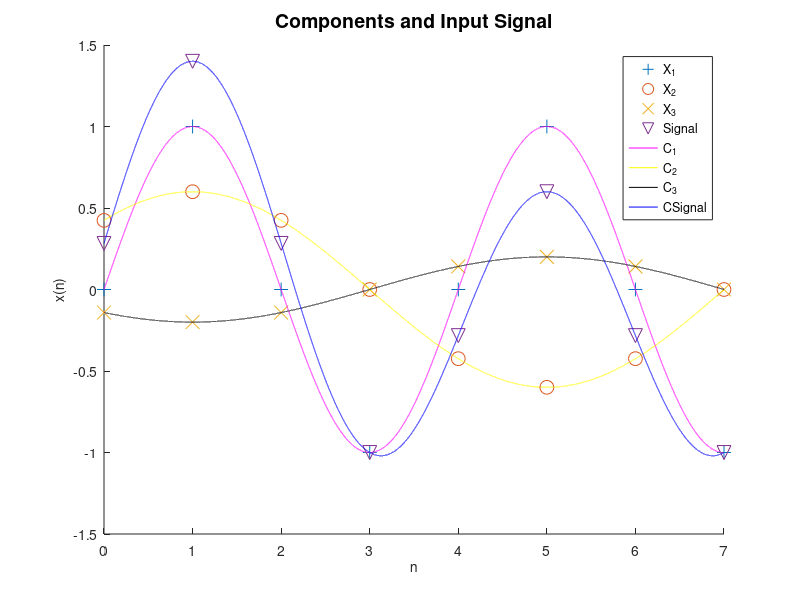
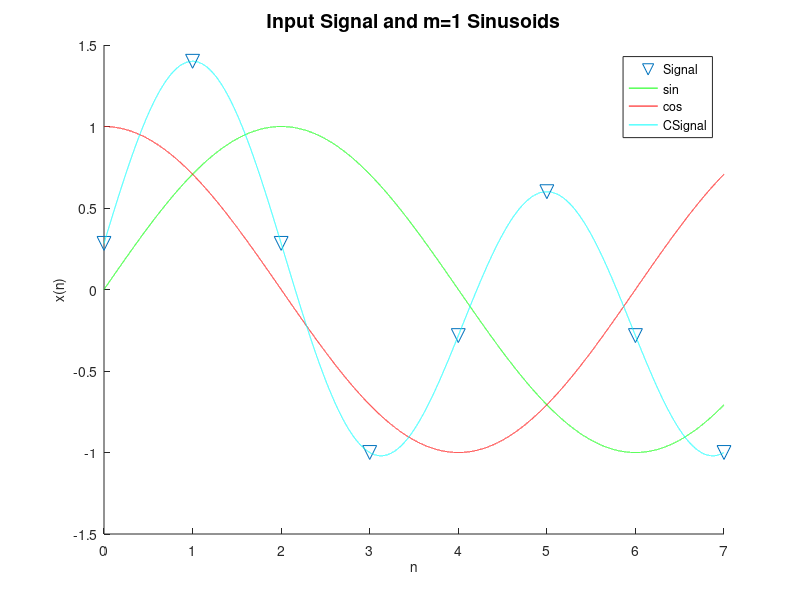
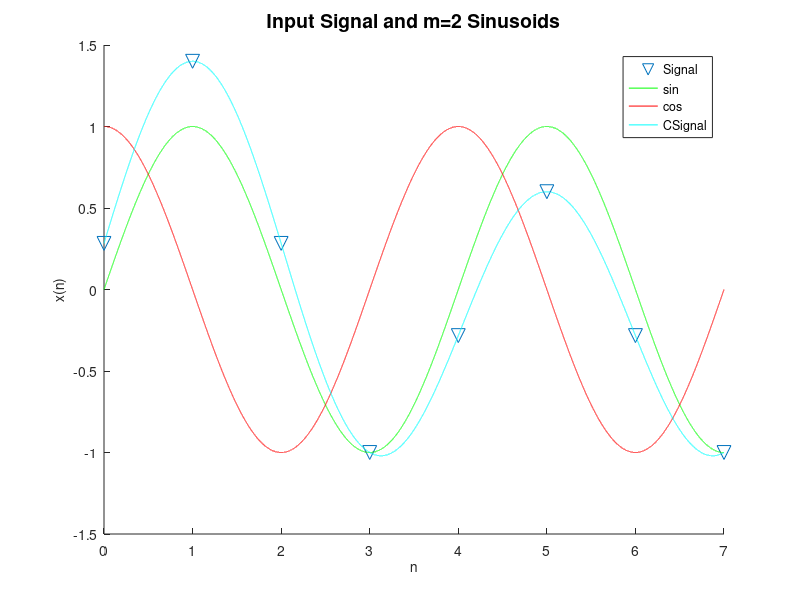
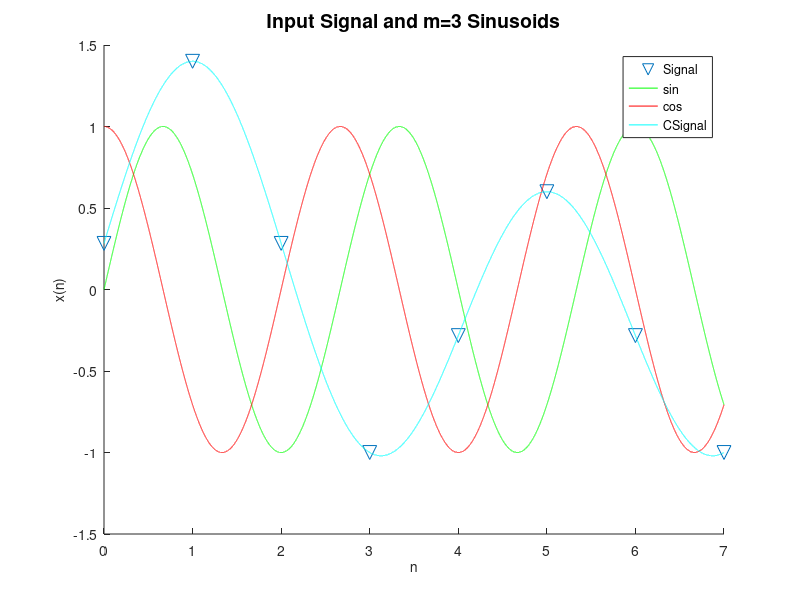

Write MATLAB code to recreate these figures, in order.
%%%%%%%%%%%%%%%%%%%%%%%%%%%%%%%%%%%%%%%%%%%%%%%%%%%%%%%%%%%%%%%%%%%%%%%%%%%%%%%%%%%%%%%%%%%%%%%%%%
% John Lasheski
% JohnLasheskihw2.m
% November 02, 2014
%
% Contains functions for computing the DFT, Inverse DFT and for displaying the Maginutde and phase after computing the DFT.
% Generates graphs of discrete and continuous signals and then runs DTT and Inverse_DFT on them to compare the results.
% Output 6 figures showing plots of variuos tests as well as outputting 2 matrices to the terminal displaying the Maginuted and Phase of the DFT
%%%%%%%%%%%%%%%%%%%%%%%%%%%%%%%%%%%%%%%%%%%%%%%%%%%%%%%%%%%%%%%%%%%%%%%%%%%%%%%%%%%%%%%%%%%%%%%%%%%

clear all;

%%%%%%%%%%%%%%%%%%%%%%%%%%%%%%%%%%%%%%%%%%%%%%%%%%%%%%%%%%%%%%%%%%%%%%%%%%%%%%%%%%%%%%%%%%%%%%%%%%%%%%%%%
%
% Define some of the test data up here so this is read as a script file, rather than as a function file
%
%%%%%%%%%%%%%%%%%%%%%%%%%%%%%%%%%%%%%%%%%%%%%%%%%%%%%%%%%%%%%%%%%%%%%%%%%%%%%%%%%%%%%%%%%%%%%%%%%%%%%%%%%

% Set the sampling frequency (how many samples to take)
fs = 8000;

% Set the sample rate Ts (time between samples)
Ts = 1/fs;

% create vectors of sample points for the waves
n_continuous=[0:Ts:7];
n_discrete = [0:1:7];

% Set the frequencies for X_1, X_2, and X_3 in hertz
ft_1 = 2000;
ft_2 = 1000;
ft_3 = 1000;

% Set the phases(phi) for X_1, X_2, and X_3 in radians
phi_1 = 0;
phi_2 = pi/4;
phi_3 = ((-3)*pi)/4;

% Set the amplitude for X_1, X_2, and X_3
amplitude_1 = 1;
amplitude_2 = 0.6;
amplitude_3 = 0.2;

% Generate the discrete sinewaves for X_1, X_2, X_3, and Signal
X_1 = amplitude_1 * sin(2 * pi * ft_1 / fs * n_discrete + phi_1);
X_2 = amplitude_2 * sin(2 * pi * ft_2 / fs * n_discrete + phi_2);
X_3 = amplitude_3 * sin(2 * pi * ft_3 / fs * n_discrete + phi_3);
Signal = X_1 + X_2 + X_3;

% Generate the composite sinewaves for C_1, C_2, C_3 and C_Signal
C_1 = amplitude_1 * sin(2 * pi * ft_1 / fs * n_continuous + phi_1);
C_2 = amplitude_2 * sin(2 * pi * ft_2 / fs * n_continuous + phi_2);
C_3 = amplitude_3 * sin(2 * pi * ft_3 / fs * n_continuous + phi_3);
C_Signal = C_1 + C_2 + C_3;

% Generate the m Sinusoids
MS_1 = sin(2 * pi * 1000 / fs * n_continuous);
MS_2 = sin(2 * pi * 2000 / fs * n_continuous);
MS_3 = sin(2 * pi * 3000 / fs * n_continuous);
MC_1 = cos(2 * pi * 1000 / fs * n_continuous);
MC_2 = cos(2 * pi * 2000 / fs * n_continuous);
MC_3 = cos(2 * pi * 3000 / fs * n_continuous);



%%%%%%%%%%%%%%%%%%%%%%%%%%%%%%%%%%%%%%%%%%%%%%%%%%%%%%%%%%%%%%%%%%%%%%%%%%%%%%%%%%%%%%%%%%%%%%%%%%%%
%
% function X = DFT(x_t)
% 
%%%%%%%%%%%%%%%%%%%%%%%%%%%%%%%%%%%%%%%%%%%%%%%%%%%%%%%%%%%%%%%%%%%%%%%%%%%%%%%%%%%%%%%%%%%%%%%%%%%%
% Usage: 
%        DFT(x_t)
%
%        Compute the Discrete Fourier Transform on signal x_t
%        
%        Author: John Lasheski
%        Date: November 02, 2014
function X = DFT(x_t)
	N = length(x_t);
	X = zeros(1,N);
	DFT = 0;
	
	% Store the complex results in vector X
	for k = 0:N-1

		for n = 0:N-1
			DFT += x_t(n+1)*e^(-j * 2 * pi * n * k / N);
			n++;
		end
		X(k+1) = DFT;
		DFT = 0;	
	end
end


%%%%%%%%%%%%%%%%%%%%%%%%%%%%%%%%%%%%%%%%%%%%%%%%%%%%%%%%%%%%%%%%%%%%%%%%%%%%%%%%%%%%%%%%%%%%%%%%%%%%
%
% function M = DFT_Convert(X)
% 
%%%%%%%%%%%%%%%%%%%%%%%%%%%%%%%%%%%%%%%%%%%%%%%%%%%%%%%%%%%%%%%%%%%%%%%%%%%%%%%%%%%%%%%%%%%%%%%%%%%%
% Usage: 
%        DFT_Convert(X)
%
%        Compute the magnitude and phase from Vector X created by running Discrete Fourier Transform on signal x_t
%        
%        Author: John Lasheski
%        Date: November 02, 2014
function M = DFT_Convert(X)
	N = length(X);
	M = zeros(N-1,3); % Will be used to store M, Magnitude, and phase data
	tol=1e-10; % Used to zero out small results

	% Convert the complex results into Magnitude and phase, store the in Matrix M
	for k = 0:N-1

		rt = real(X(k+1));
		it = imag(X(k+1));
		if ( abs(rt) < tol)
    		rt = 0;
		end   
	
		if (abs(it) < tol)
  			it = 0;
		end   

		final=complex(rt,it);

		M(k+1,1) = k;

		% Assuming final is the X(m) then this gives you the magnitude:
		M(k+1,2) = mag=abs(final);
		% And this gives you the phase in degrees
		M(k+1,3) = phase=angle(final)*180/pi;
	end
end



%%%%%%%%%%%%%%%%%%%%%%%%%%%%%%%%%%%%%%%%%%%%%%%%%%%%%%%%%%%%%%%%%%%%%%%%%%%%%%%%%%%%%%%%%%%%%%%%%%%%
%
% function x_t = Inverse_DFT(X)
% 
%%%%%%%%%%%%%%%%%%%%%%%%%%%%%%%%%%%%%%%%%%%%%%%%%%%%%%%%%%%%%%%%%%%%%%%%%%%%%%%%%%%%%%%%%%%%%%%%%%%%
% Usage: 
%        Inverse_DFT(X)
%
%        Compute the inverse DFT on Vector X to get back the orignial signal x_t
%        
%        Author: John Lasheski
%        Date: November 02, 2014
function x_t = Inverse_DFT(X)
	N = length(X);
	DFT = 0;
	
	for n = 0:N-1

		for k = 0:N-1
			DFT += (1/N) * X(k+1)*e^(j * 2 * pi * n * k / N);
			k++;
		end
		x_t(n+1) = real(DFT);
		DFT = 0;	
	end
end




%%%%%%%%%%%%%%%%%%%%%%%%%%%%%%%%%%%%%%%%%%%%%%%%%%%%%%%%%%%%%%%%%%%%%%%%%%%%%%%%%
%
% Create the DFT Arrarys for M, Magnitude and Phase
%
%%%%%%%%%%%%%%%%%%%%%%%%%%%%%%%%%%%%%%%%%%%%%%%%%%%%%%%%%%%%%%%%%%%%%%%%%%%%%%%%%

% Run the DFT on the original signal
X = DFT(Signal);
M = DFT_Convert(X);

% run the DFT on the shifted Signal
Shift_Signal = shift(Signal,5); % Shift the DFT vector by 5
Shift_X = DFT(Shift_Signal);
Shift_M = DFT_Convert(Shift_X);

% Run the inverse DFT on X to get back the original signal
Inverse_X = Inverse_DFT(X);


%%%%%%%%%%%%%%%%%%%%%%%%%%%%%%%%%%%%%%%%%%%%%%%%%%%%%%%%%%%%%%%%%%%%%%%%%%%%%%%%%%%%%%%%%%%%%%%%%%%%%%%%%%%%%%%%%%%%%%%
%
% Build the variuos plots for the assignment
%
%%%%%%%%%%%%%%%%%%%%%%%%%%%%%%%%%%%%%%%%%%%%%%%%%%%%%%%%%%%%%%%%%%%%%%%%%%%%%%%%%%%%%%%%%%%%%%%%%%%%%%%%%%%%%%%%%%%%%%%

%%%%%%%%%%%%%%%%%%%%%%%%%%%%%%%%%%%%%%%%%%%%%%%%%%%%%%
% FIGURE 1: Discrete Points and the continuous waves
%%%%%%%%%%%%%%%%%%%%%%%%%%%%%%%%%%%%%%%%%%%%%%%%%%%%%%

% Plot the discrete points and the continuous waves
figure(1);
hold on;
% Plot the discrete points
stem(n_discrete, X_1, 'color', 'b', 'marker', '+', 'markersize', 10, 'linestyle', 'none', 'showbaseline', 'off');
stem(n_discrete, X_2, 'color', 'g', 'marker', 'o', 'markersize', 10, 'linestyle', 'none', 'showbaseline', 'off');
stem(n_discrete, X_3, 'color', 'r', 'marker', 'x', 'markersize', 10, 'linestyle', 'none', 'showbaseline', 'off');
stem(n_discrete, Signal, 'color', 'c', 'marker', 'v', 'markersize', 10, 'linestyle', 'none', 'showbaseline', 'off');

% Plot the continuous waves
plot(n_continuous, C_1, 'color', 'm');
plot(n_continuous, C_2, 'color', 'y');
plot(n_continuous, C_3, 'color', 'k');
plot(n_continuous, C_Signal, 'color', 'b');

% Set options for Figure 1
set (gca, 'ylim', [-1.5 1.5]);
xlabel('n', 'fontsize', 10);
ylabel('x(n)', 'fontsize', 10);
legend('X_1', 'X_2', 'X_3', 'Signal', 'C_1', 'C_2', 'C_3', 'CSignal');
title('Components and Input Signal', 'fontsize', 14);
hold off;


%%%%%%%%%%%%%%%%%%%%%%%%%%%%
% FIGURE 2: M = 1 Sinusoids
%%%%%%%%%%%%%%%%%%%%%%%%%%%%
figure(2)
hold on;
% Plot the discrete points
stem(n_discrete, Signal, 'color', 'b', 'marker', 'v', 'markersize', 10, 'linestyle', 'none', 'showbaseline', 'off');

% Plot the continuous waves
plot(n_continuous, MS_1, 'color', 'g');
plot(n_continuous, MC_1, 'color', 'r');
plot(n_continuous, C_Signal, 'color', 'c');

% Set options for Figure 2
set (gca, 'ylim', [-1.5 1.5]);
xlabel('n', 'fontsize', 10);
ylabel('x(n)', 'fontsize', 10);
legend('Signal', 'sin', 'cos', 'CSignal');
title('Input Signal and m=1 Sinusoids', 'fontsize', 14);
hold off;


%%%%%%%%%%%%%%%%%%%%%%%%%%%%%
% FIGURE 3: M = 2 Sinusoids
%%%%%%%%%%%%%%%%%%%%%%%%%%%%%
figure(3)
hold on;
% Plot the discrete points
stem(n_discrete, Signal, 'color', 'b', 'marker', 'v', 'markersize', 10, 'linestyle', 'none', 'showbaseline', 'off');

% Plot the continuous waves
plot(n_continuous, MS_2, 'color', 'g');
plot(n_continuous, MC_2, 'color', 'r');
plot(n_continuous, C_Signal, 'color', 'c');

% Set options for Figure 3
set (gca, 'ylim', [-1.5 1.5]);
xlabel('n', 'fontsize', 10);
ylabel('x(n)', 'fontsize', 10);
legend('Signal', 'sin', 'cos', 'CSignal');
title('Input Signal and m=2 Sinusoids', 'fontsize', 14);
hold off;


%%%%%%%%%%%%%%%%%%%%%%%%%%%%
% FIGURE 4: M = 3 Sinusoids
%%%%%%%%%%%%%%%%%%%%%%%%%%%%
figure(4)
hold on;
% Plot the discrete points
stem(n_discrete, Signal, 'color', 'b', 'marker', 'v', 'markersize', 10, 'linestyle', 'none', 'showbaseline', 'off');

% Plot the continuous waves
plot(n_continuous, MS_3, 'color', 'g');
plot(n_continuous, MC_3, 'color', 'r');
plot(n_continuous, C_Signal, 'color', 'c');

% Set options for Figure 4
set (gca, 'ylim', [-1.5 1.5]);
xlabel('n', 'fontsize', 10);
ylabel('x(n)', 'fontsize', 10);
legend('Signal', 'sin', 'cos', 'CSignal');
title('Input Signal and m=3 Sinusoids', 'fontsize', 14);
hold off;






%%%%%%%%%%%%%%%%%%%%%%%%%%%%%%%%%%%%%%%%%%%%%%%
% FIGURE 5: Original Signal and Shifted Signal
%%%%%%%%%%%%%%%%%%%%%%%%%%%%%%%%%%%%%%%%%%%%%%%
figure(5)
hold on;
% Plot the discrete points
stem(n_discrete, Signal, 'color', 'b', 'marker', 'v', 'markersize', 10, 'linestyle', 'none', 'showbaseline', 'off');
stem(n_discrete, Shift_Signal, 'color', 'g', 'marker', '+', 'markersize', 10, 'linestyle', 'none', 'showbaseline', 'off');


% Plot the continuous waves
plot(n_continuous, C_Signal, 'color', 'c');

% Set options for Figure 5
set (gca, 'ylim', [-1.5 1.5]);
xlabel('n', 'fontsize', 10);
ylabel('x(n)', 'fontsize', 10);
legend('Signal', 'Shift Signal', 'CSignal');
title('Orignal Signal and Shifted Signal', 'fontsize', 14);
hold off;



%%%%%%%%%%%%%%%%%%%%%%%%%%%%%%%%%%%%%%%%%%%%%%%%%%
% FIGURE 6: Original Signal and Inverse DFT Signal
%%%%%%%%%%%%%%%%%%%%%%%%%%%%%%%%%%%%%%%%%%%%%%%%%%
figure(6)
hold on;
% Plot the discrete points
stem(n_discrete, Signal, 'color', 'b', 'marker', 'v', 'markersize', 10, 'linestyle', 'none', 'showbaseline', 'off');
stem(n_discrete, Inverse_X, 'color', 'g', 'marker', 'o', 'markersize', 10, 'linestyle', 'none', 'showbaseline', 'off');


% Plot the continuous waves
plot(n_continuous, C_Signal, 'color', 'c');

% Set options for Figure 6
set (gca, 'ylim', [-1.5 1.5]);
xlabel('n', 'fontsize', 10);
ylabel('x(n)', 'fontsize', 10);
legend('Signal', 'Inverse Signal', 'CSignal');
title('Orignal Signal and Inverse DFT Signal', 'fontsize', 14);
hold off;


%%%%%%%%%%%%%%%%%%%%%%%%%%%%%%%%%%%%%%%%%%%%
% Output the results of the DFT operations
%%%%%%%%%%%%%%%%%%%%%%%%%%%%%%%%%%%%%%%%%%%%

% Display the Matrix for the original signal
printf("\n     Output for 8 point DFT \n");
printf("      M      Magnitude      Phase\n");
M

% Display the Matrix for the shifted signal
printf("     Output for Shifted 8 point DFT\n");
printf("      M      Magnitude      Phase\n");
Shift_M